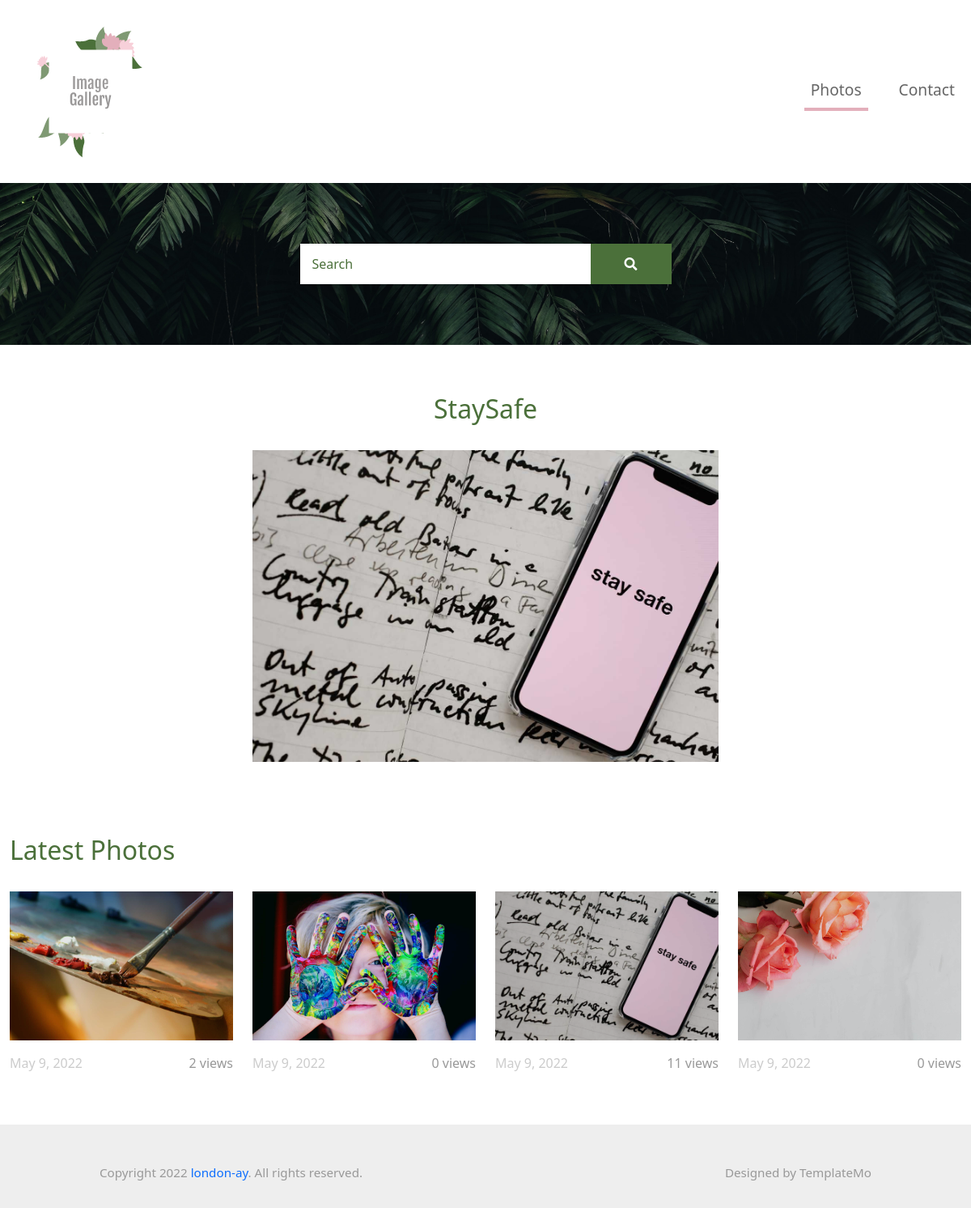
Page /photo/StaySafe on the committed database.
### main/models.py (models this page shows, shortened)
class Photo(models.Model):
    created_at = models.DateField(auto_now_add=True)
    title = models.CharField(max_length=64)
    photo = models.ImageField()
    views = models.PositiveIntegerField(default=0)

### main/views.py (the view)
# urls.py: path('photo/<str:title>', views.photo_detail, name='photo_detail'),
def photo_detail(request, title):
    photo = get_object_or_404(Photo, title=title)
    photo.views += 1
    photo.save()
    latest_photos = Photo.objects.all().order_by('created_at')[:4]
    context = {
        'photo': photo,
        'latest_photos': latest_photos
    }
    return render(request, 'photo-detail.html', context)

### templates/photo-detail.html (shortened to what this page needs)
{% load static %}
<!DOCTYPE html>
<html lang="en">
<head>
    <link rel="stylesheet" href="{% static 'css/bootstrap.min.css' %}">
    <link rel="stylesheet" href="{% static 'fontawesome/css/all.min.css' %}">
    <link rel="stylesheet" href="{% static 'css/style.css' %}">
</head>
<body>
    <nav class="navbar navbar-expand-lg">
        <div class="container-fluid">
            <a class="navbar-brand" href="{% url 'photos' %}">
                <img src="{% static 'img/image-gallery-logo.png' %}" />
            </a>
            <div class="collapse navbar-collapse" id="navbarSupportedContent">
            <ul class="navbar-nav ml-auto mb-2 mb-lg-0">
                <li class="nav-item">
                    <a class="nav-link nav-link-1 active" aria-current="page" href="{% url 'photos' %}">Photos</a>
                </li>
                <li class="nav-item">
                    <a class="nav-link nav-link-4" href="{% url 'contact' %}">Contact</a>
                </li>
            </ul>
            </div>
        </div>
    </nav>
    <div class="tm-hero d-flex justify-content-center align-items-center" data-parallax="scroll" data-image-src="{% static 'img/hero.jpg' %}">
        <form class="d-flex tm-search-form">
            <input class="form-control tm-search-input" type="search" placeholder="Search" aria-label="Search">
            <button class="btn btn-outline-success tm-search-btn" type="submit">
                <i class="fas fa-search"></i>
            </button>
        </form>
    </div>
    <div class="container-fluid tm-container-content tm-mt-60">
        <div class="row mb-4">
            <h2 class="col-12 tm-text-primary text-center">{{ photo.title }}</h2>
        </div>
        <div class="row tm-mb-90">
            <div class="col-sm-6 mx-auto">
                <img src="{{ photo.photo.url }}" alt="Image" class="img-fluid">
            </div>
        </div>
        <div class="row mb-4">
            <h2 class="col-12 tm-text-primary">
                Latest Photos
            </h2>
        </div>
        <div class="row mb-3 tm-gallery">
            {% for latest_photo in latest_photos %}
                <div class="col-xl-3 col-lg-4 col-md-6 col-sm-6 col-12 mb-5">
                    <figure class="effect-ming tm-video-item">
                        <img src="{{ latest_photo.photo.url }}" alt="Image" class="img-fluid">
                        <figcaption class="d-flex align-items-center justify-content-center">
                        </figcaption>
                    </figure>
                    <div class="d-flex justify-content-between tm-text-gray">
                        <span class="tm-text-gray-light">{{ latest_photo.created_at }}</span>
                        <span>{{ latest_photo.views }} views</span>
                    </div>
                </div>
            {% endfor %}
        </div>
    </div>
    <footer class="tm-bg-gray pt-5 pb-3 tm-text-gray tm-footer">
        <div class="container-fluid tm-container-small">
            <div class="row">
                <div class="col-lg-8 col-md-7 col-12 px-5 mb-3">
                    Copyright 2022 <a href="https://github.com/london-ay">london-ay</a>. All rights reserved.
                </div>
                <div class="col-lg-4 col-md-5 col-12 px-5 text-right">
                    Designed by <a href="https://templatemo.com" class="tm-text-gray" rel="sponsored" target="_parent">TemplateMo</a>
                </div>
            </div>
        </div>
    </footer>
</body>
</html>

### static/css/style.css (style rules this page uses)
:root { --primary-color: #4b703a; --secondary-color: #e3afbb; }
a { text-decoration: none; transition: all 0.3s ease; }
.container-fluid { max-width: 1770px; }
.tm-container-small { max-width: 1050px; }
.btn { border-radius: 0; }
.form-control { padding: 10px 20px; width: 100%; height: auto; }
.navbar-brand { color: #e3afbb; font-size: 1.6rem; }
.tm-hero { min-height: 200px; background: transparent; }
.tm-mt-60 { margin-top: 60px; }
.tm-mb-90 { margin-bottom: 90px; }
.tm-text-primary { color: var(--primary-color); }
.tm-bg-gray { background-color: #EEEEEE; }
.nav-item { margin-right: 30px; }
.nav-item:last-child { margin-right: 0; }
.nav-link { color: #666666; border-bottom: 4px solid transparent; font-size: 1.2rem; }
.nav-link-1.active, .nav-link-1:hover { border-color: #e3afbb; }
.tm-search-input { width: 360px; border-radius: 0; padding: 12px 15px; color: var(--primary-color); border: none; box-shadow: rgba(0, 0, 0, 0.16) 0px 10px 36px 0px, rgba(0, 0, 0, 0.06) 0px 0px 0px 1px; }
.tm-search-input::placeholder { color: var(--primary-color); opacity: 1; }
.tm-search-btn { color: white; background-color: var(--primary-color); border: none; width: 100px; height: 50px; margin-left: -1px; }
p, .tm-text-gray { color: #999; }
.tm-text-gray-light { color: #CCC; }
.tm-video-item { position: relative; overflow: hidden; text-align: center; cursor: pointer; }
.tm-video-item img { position: relative; display: block; min-height: 100%; max-width: 100%; opacity: 0.8; }
.tm-video-item figcaption { padding: 2em; color: #fff; text-transform: uppercase; font-size: 1.25em; -webkit-backface-visibility: hidden; backface-visibility: hidden; }
.tm-video-item figcaption::before, .tm-video-item figcaption::after { pointer-events: none; }
.tm-video-item figcaption, .tm-video-item figcaption > a { position: absolute; top: 0; left: 0; width: 100%; height: 100%; }
.tm-gallery { background: #fff; }
figure.effect-ming { background: #030c17; }
figure.effect-ming img { opacity: 0.9; -webkit-transition: opacity 0.35s; transition: opacity 0.35s; }
figure.effect-ming figcaption::before { position: absolute; top: 30px; right: 30px; bottom: 30px; left: 30px; border: 2px solid #fff; box-shadow: 0 0 0 30px rgba(255,255,255,0.2); content: ''; opacity: 0; -webkit-transition: opacity 0.35s, -webkit-transform 0.35s; transition: opacity 0.35s, transform 0.35s; -webkit-transform: scale3d(1.4,1.4,1); transform: scale3d(1.4,1.4,1); }
.tm-footer { font-size: 0.95rem; }
.form-control, input:-internal-autofill-selected, select:not([multiple]) { color: var(--primary-color) !important; }
.form-control::placeholder { color: var(--primary-color); opacity: 1; }

### rows in the picture
Photo: title "StaySafe", photo (picture), created_at "May 9, 2022", views "11"
Photo: photo (picture), created_at "May 9, 2022", views "2"
Photo: photo (picture), created_at "May 9, 2022", views "0"
Photo: photo (picture), created_at "May 9, 2022", views "0"
